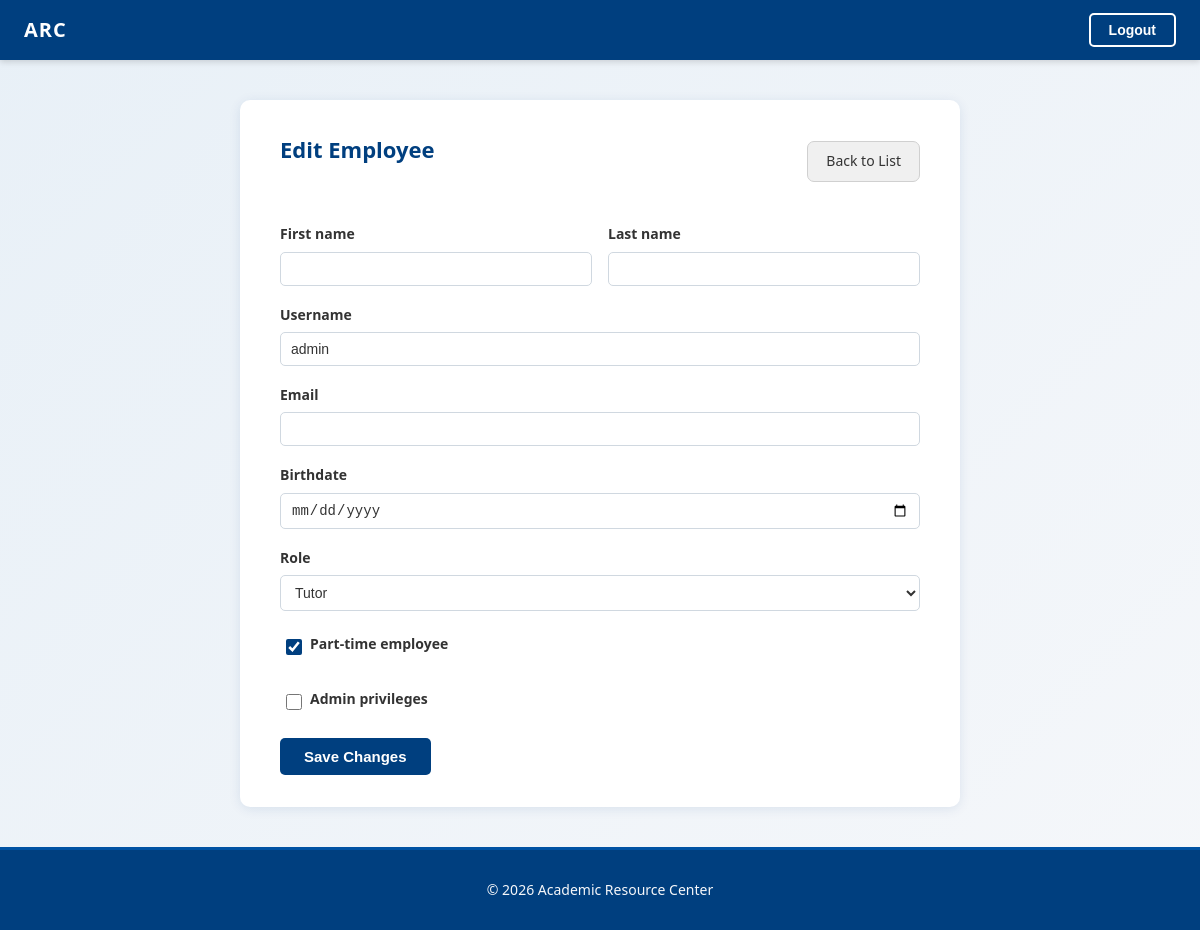
/employees/90/edit/ (signed in), run on an earlier commit of the app's database.
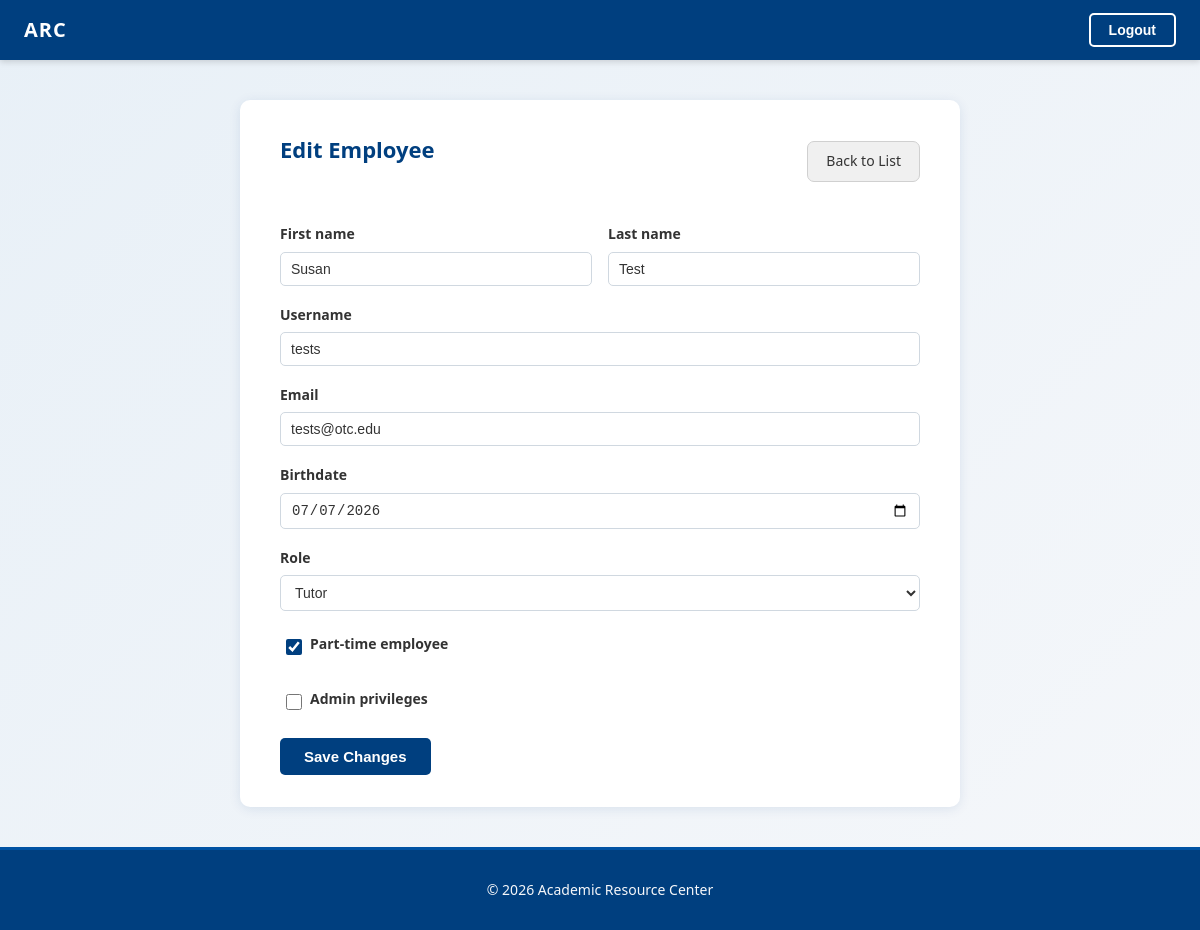
And on a later commit of the database.
### account/models.py (models this page shows)
class Employee(AbstractUser):
    class Role(models.TextChoices):
        ASSISTANT_I = 'ASSISTANT_I', 'Assistant I'
        ASSISTANT_II = 'ASSISTANT_II', 'Assistant II'
        TUTOR = 'TUTOR', 'Tutor'
    birthdate = models.DateField(null=True, blank=True)
    part_time = models.BooleanField(default=True)
    role = models.CharField(
        max_length=20,
        choices=Role.choices,
        default=Role.TUTOR,
    )
    is_admin = models.BooleanField(default=False)
    desired_weekly_hours = models.FloatField(
        null=True, blank=True, validators=[MinValueValidator(0)]
    )
    wants_lunch_break = models.BooleanField(default=False)

### account/views.py (the view)
# urls.py: path('employees/<int:pk>/edit/', views.edit_employee, name='edit_employee'),
@login_required
@user_passes_test(_admin_check)
def edit_employee(request, pk):
    emp = get_object_or_404(Employee, pk=pk)
    if request.method == 'POST':
        form = EditEmployeeForm(request.POST, instance=emp)
        if form.is_valid():
            form.save()
            messages.success(request, f"{emp.get_full_name()} updated.")
            return redirect('account:employee_list')
    else:
        form = EditEmployeeForm(instance=emp)
    return render(request, 'account/edit_employee.html', {'form': form, 'emp': emp})

### account/forms.py
class EditEmployeeForm(forms.ModelForm):
    birthdate = forms.DateField(required=False, widget=forms.DateInput(attrs={'type': 'date'}))
    part_time = forms.BooleanField(required=False)
    role = forms.ChoiceField(choices=User.Role.choices, required=True)
    is_admin = forms.BooleanField(required=False)
    class Meta:
        model = User
        fields = ('username', 'email', 'first_name', 'last_name', 'birthdate', 'part_time', 'role', 'is_admin')

### account/templates/account/edit_employee.html (shortened to what this page needs)
{% extends "dashboard/base.html" %}
{% block content %}
<div class="registration-container">
  <div class="roster-page-header">
    <h2>Edit Employee</h2>
    <a href="{% url 'account:employee_list' %}" class="btn btn-secondary">Back to List</a>
  </div>
  <form method="post" class="registration-form">
    <div class="reg-row">
      <div class="reg-field">
        <label class="reg-label" for="{{ form.first_name.id_for_label }}">First name</label>
        {{ form.first_name }}
      </div>
      <div class="reg-field">
        <label class="reg-label" for="{{ form.last_name.id_for_label }}">Last name</label>
        {{ form.last_name }}
      </div>
    </div>
    <div class="reg-field">
      <label class="reg-label" for="{{ form.username.id_for_label }}">Username</label>
      {{ form.username }}
    </div>
    <div class="reg-field">
      <label class="reg-label" for="{{ form.email.id_for_label }}">Email</label>
      {{ form.email }}
    </div>
    <div class="reg-field">
      <label class="reg-label" for="{{ form.birthdate.id_for_label }}">Birthdate</label>
      {{ form.birthdate }}
    </div>
    <div class="reg-field">
      <label class="reg-label" for="{{ form.role.id_for_label }}">Role</label>
      {{ form.role }}
    </div>
    <div class="reg-field">
      <label class="reg-checkbox-item">
        {{ form.part_time }}
        <span class="reg-label">Part-time employee</span>
      </label>
    </div>
    <div class="reg-field">
      <label class="reg-checkbox-item">
        {{ form.is_admin }}
        <span class="reg-label">Admin privileges</span>
      </label>
    </div>
    <button type="submit" class="btn btn-primary">Save Changes</button>
  </form>
</div>
{% endblock %}

What changed in the data, as far as the page shows it:
changed Employee "Tutor": first_name (not shown) → "Susan"; last_name (not shown) → "Test"; username "admin" → "tests"; email (not shown) → "tests@otc.edu"; birthdate (not shown) → "07/07/2026"
